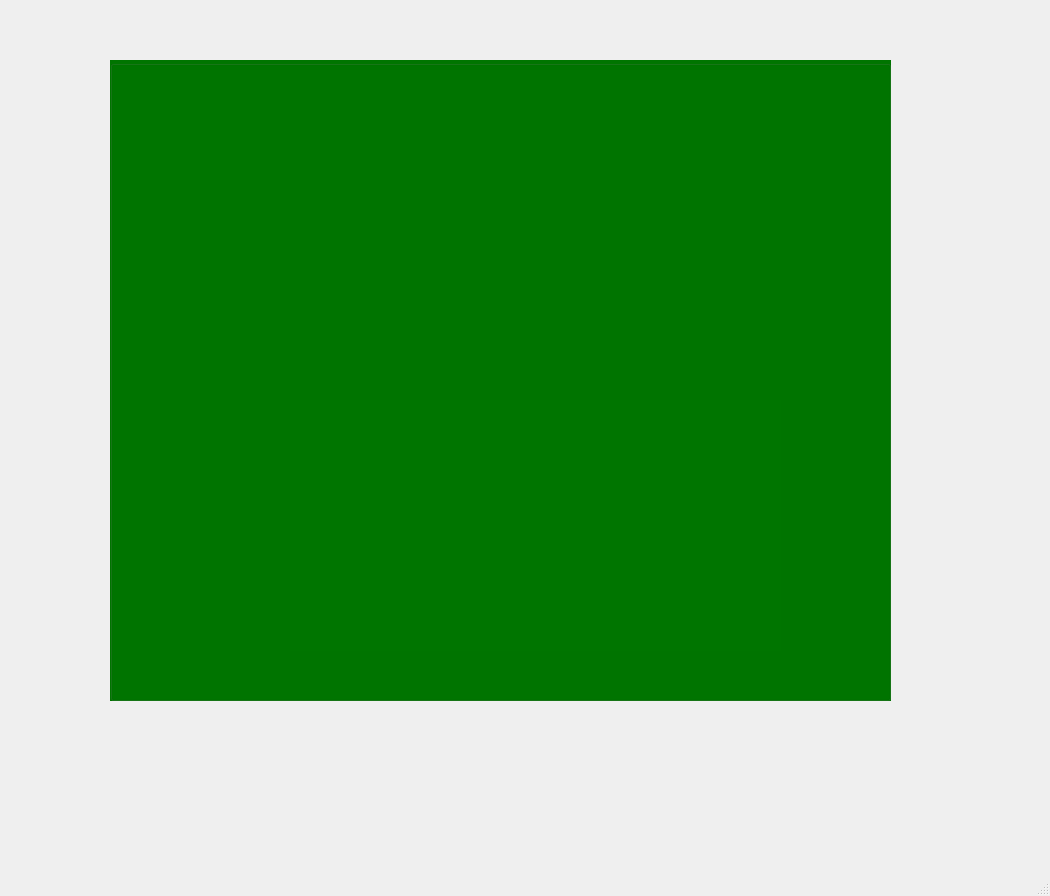
<?xml version="1.0" encoding="UTF-8"?>
<ui version="4.0">
 <class>MainWindow</class>
 <widget class="QMainWindow" name="MainWindow">
  <property name="geometry">
   <rect>
    <x>0</x>
    <y>0</y>
    <width>1050</width>
    <height>896</height>
   </rect>
  </property>
  <property name="windowTitle">
   <string>MainWindow</string>
  </property>
  <widget class="QWidget" name="centralwidget">
   <widget class="QGroupBox" name="groupBox">
    <property name="geometry">
     <rect>
      <x>110</x>
      <y>60</y>
      <width>781</width>
      <height>641</height>
     </rect>
    </property>
    <property name="styleSheet">
     <string notr="true">background-color: rgb(0, 117, 0);</string>
    </property>
    <property name="title">
     <string/>
    </property>
    <widget class="QFrame" name="frame">
     <property name="geometry">
      <rect>
       <x>30</x>
       <y>40</y>
       <width>120</width>
       <height>80</height>
      </rect>
     </property>
     <property name="styleSheet">
      <string notr="true">background-color: rgb(0, 117, 0);</string>
     </property>
     <property name="frameShape">
      <enum>QFrame::NoFrame</enum>
     </property>
     <property name="frameShadow">
      <enum>QFrame::Raised</enum>
     </property>
    </widget>
    <widget class="QLabel" name="label">
     <property name="geometry">
      <rect>
       <x>180</x>
       <y>340</y>
       <width>491</width>
       <height>251</height>
      </rect>
     </property>
     <property name="text">
      <string/>
     </property>
     <property name="pixmap">
      <pixmap>buisson/9c1f_0yd9_210607.jpg</pixmap>
     </property>
     <property name="scaledContents">
      <bool>true</bool>
     </property>
    </widget>
   </widget>
  </widget>
  <widget class="QMenuBar" name="menubar">
   <property name="geometry">
    <rect>
     <x>0</x>
     <y>0</y>
     <width>1050</width>
     <height>21</height>
    </rect>
   </property>
  </widget>
  <widget class="QStatusBar" name="statusbar"/>
 </widget>
 <resources/>
 <connections/>
</ui>
